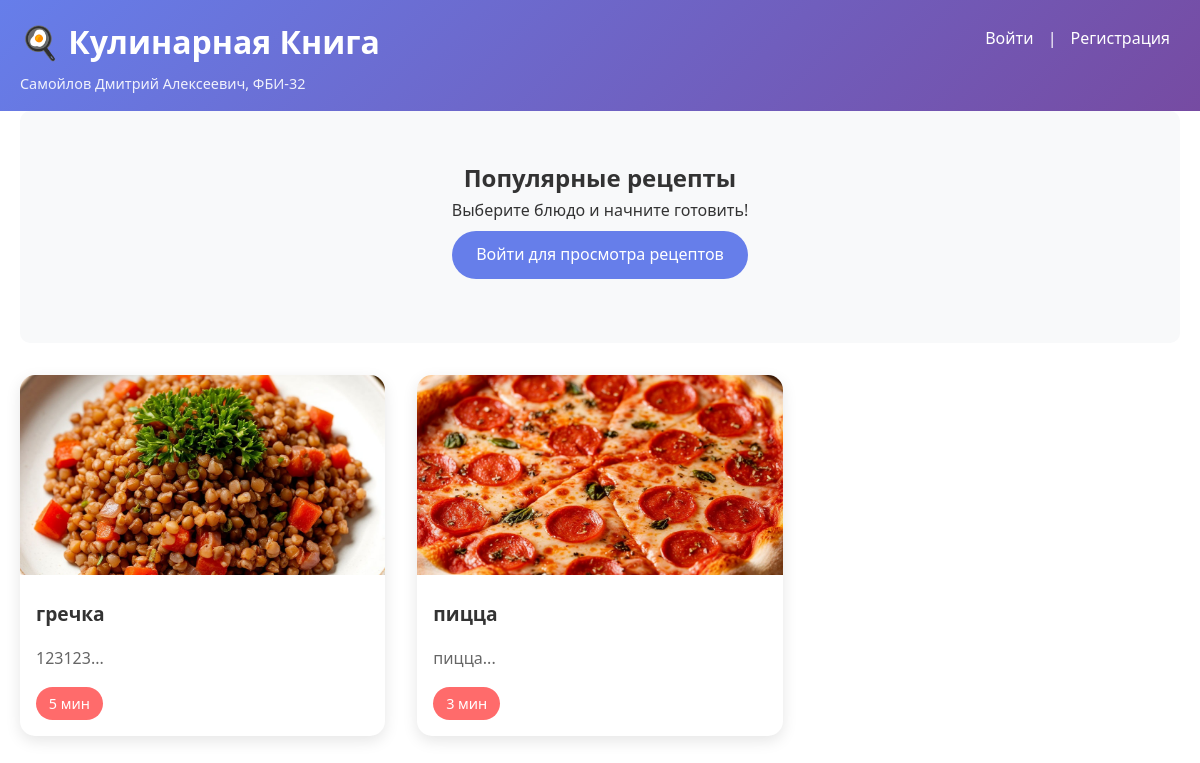
Before: / with the older database file.
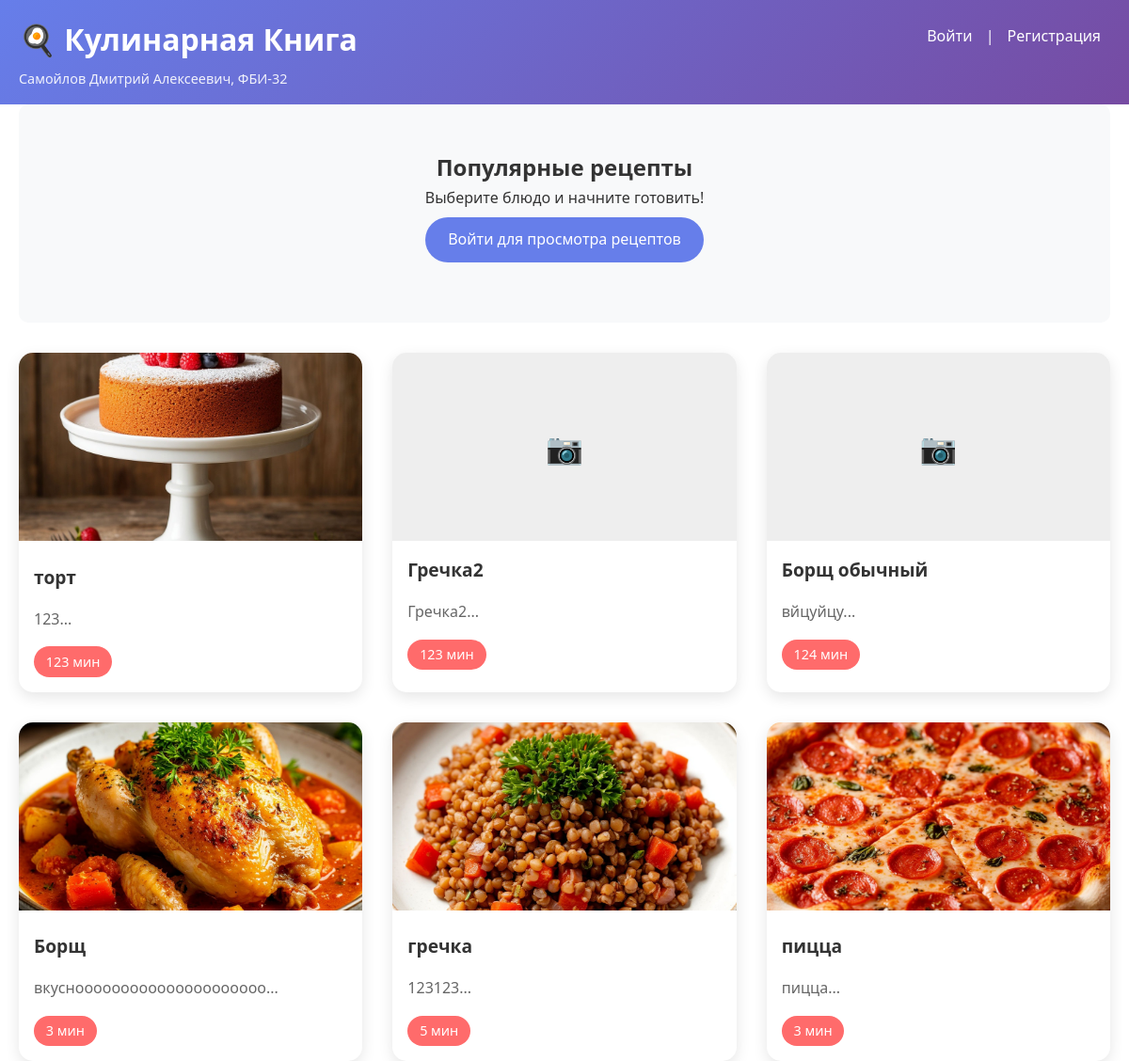
After: the same page with the newer database file.
### tables this page shows
CREATE TABLE recipes (
    id INTEGER PRIMARY KEY AUTOINCREMENT,
    title TEXT NOT NULL,
    description TEXT,
    cooking_time INTEGER,
    servings INTEGER,
    category_id INTEGER,
    image_path TEXT,
    created_at TIMESTAMP DEFAULT CURRENT_TIMESTAMP
);

### app.py (the view)
@app.route('/')
def index():
    conn, cur = db_connect()
    cur.execute("""
        SELECT r.*, c.name as category_name
        FROM recipes r
        LEFT JOIN categories c ON r.category_id = c.id
        ORDER BY r.created_at DESC
        LIMIT 12
    """)
    recipes = cur.fetchall()
    db_close(conn, cur)
    return render_template('index.html', recipes=recipes, student_info=STUDENT_INFO)

### app.py (called while the page is built)
def db_connect():
    if os.environ.get('USE_DB') == 'postgres':
        conn = psycopg2.connect(
            host='127.0.0.1',
            database='dimasam',
            user='dimasam',
            password='123'
        )
        cur = conn.cursor(cursor_factory=RealDictCursor)
        app.config['DB_TYPE'] = 'postgres'
        print("Подключено к PostgreSQL (dimasam)")
        return conn, cur
    else:
        conn = sqlite3.connect(SQLITE_DB_PATH, check_same_thread=False)
        conn.row_factory = sqlite3.Row
        cur = conn.cursor()
        app.config['DB_TYPE'] = 'sqlite'
        print(f"Подключено к SQLite: {SQLITE_DB_PATH}")
        return conn, cur

def db_close(conn, cur):
    conn.commit()
    cur.close()
    conn.close()

### templates/index.html (shortened to what this page needs)
{% extends "base.html" %}
{% block content %}
<div class="hero">
    <h2>Популярные рецепты</h2>
    <p>Выберите блюдо и начните готовить!</p>
    {% if not session.login %}
        <a href="{{ url_for('login') }}" class="btn btn-primary">Войти для просмотра рецептов</a>
    {% endif %}
</div>
<div class="recipes-grid">
    {% for recipe in recipes %}
    <div class="recipe-card">
        {% if recipe.image_path %}
        <img src="{{ url_for('static', filename='images/' + recipe.image_path) }}" alt="{{ recipe.title }}">
        {% else %}
        <div class="no-image">📷</div>
        {% endif %}
        <h3>{{ recipe.title }}</h3>
        <p>{{ recipe.description[:100] }}...</p>
        <span class="time">{{ recipe.cooking_time }} мин</span>
    </div>
    {% endfor %}
</div>
{% endblock %}

### templates/base.html (shortened to what this page needs)
<!DOCTYPE html>
<html lang="ru">
<head>
    <link rel="stylesheet" href="{{ url_for('static', filename='style.css') }}">
</head>
<body>
    <header>
        <div class="container">
            <h1>🍳 Кулинарная Книга</h1>
            <div class="user-info">
                {% if session.login %}
                    Привет, {{ session.login }}!
                    <a href="{{ url_for('recipes') }}">Рецепты</a> |
                    <a href="{{ url_for('search') }}">Поиск</a> |
                    {% if session.is_admin %}
                        <a href="{{ url_for('admin') }}">Админ</a> |
                    {% endif %}
                    <a href="{{ url_for('logout') }}">Выход</a> |
                    <a href="{{ url_for('delete_account') }}">Удалить аккаунт</a>
                {% else %}
                    <a href="{{ url_for('login') }}">Войти</a> |
                    <a href="{{ url_for('register') }}">Регистрация</a>
                {% endif %}
            </div>
            <div class="student-info">{{ student_info }}</div>
        </div>
    </header>
    <main class="container">
        {% block content %}{% endblock %}
    </main>
</body>
</html>

### static/style.css (style rules this page uses)
* { margin: 0; padding: 0; box-sizing: border-box; }
body { font-family: 'Segoe UI', Tahoma, Geneva, Verdana, sans-serif; line-height: 1.6; color: #333; }
.container { max-width: 1200px; margin: 0 auto; padding: 0 20px; }
header { background: linear-gradient(135deg, #667eea 0%, #764ba2 100%); color: white; padding: 1rem 0; }
header h1 { display: inline-block; margin-right: 2rem; }
.user-info { float: right; margin-top: 10px; }
.user-info a { color: white; text-decoration: none; margin: 0 10px; }
.student-info { clear: both; font-size: 0.9em; opacity: 0.9; margin-top: 5px; }
.hero { text-align: center; padding: 3rem 0; background: #f8f9fa; margin-bottom: 2rem; border-radius: 10px; }
.recipes-grid { display: grid; grid-template-columns: repeat(auto-fill, minmax(300px, 1fr)); gap: 2rem; }
.recipe-card { background: white; border-radius: 15px; overflow: hidden; box-shadow: 0 5px 15px rgba(0,0,0,0.1); transition: transform 0.3s; }
.recipe-card img { width: 100%; height: 200px; object-fit: cover; }
.no-image { height: 200px; background: #eee; display: flex; align-items: center; justify-content: center; font-size: 2rem; }
.recipe-card h3 { padding: 1rem; font-size: 1.2rem; }
.recipe-card p { padding: 0 1rem 1rem; color: #666; }
.time { display: inline-block; background: #ff6b6b; color: white; padding: 0.3rem 0.8rem; border-radius: 20px; margin: 0 1rem 1rem; font-size: 0.9rem; }
.btn { display: inline-block; background: #667eea; color: white; padding: 0.7rem 1.5rem; text-decoration: none; border-radius: 25px; margin: 0.5rem 1rem 1rem; transition: background 0.3s; }

Changed rows visible on the page:
added recipes: image_path+title (picture), title "торт", description "123", cooking_time "123"
added recipes: title "Гречка2", description "Гречка2", cooking_time "123"
added recipes: title "Борщ обычный", description "вйцуйцу", cooking_time "124"
added recipes: image_path (picture), title "Борщ", description "вкуснооооооооооооооооооооо", cooking_time "3"
